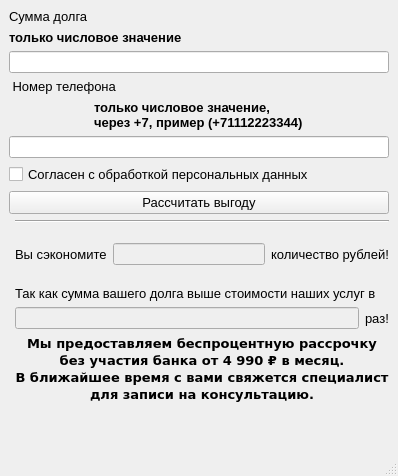
<?xml version="1.0" encoding="UTF-8"?>
<ui version="4.0">
 <class>MainWindow</class>
 <widget class="QMainWindow" name="MainWindow">
  <property name="geometry">
   <rect>
    <x>0</x>
    <y>0</y>
    <width>398</width>
    <height>476</height>
   </rect>
  </property>
  <property name="windowTitle">
   <string>калькулятор, вычисляющий выгоду клиента</string>
  </property>
  <widget class="QWidget" name="centralwidget">
   <layout class="QGridLayout" name="gridLayout">
    <item row="0" column="0" colspan="2">
     <layout class="QVBoxLayout" name="verticalLayout">
      <item>
       <widget class="QLabel" name="label">
        <property name="font">
         <font>
          <pointsize>10</pointsize>
         </font>
        </property>
        <property name="text">
         <string>Сумма долга </string>
        </property>
       </widget>
      </item>
      <item>
       <widget class="QLabel" name="label_3">
        <property name="font">
         <font>
          <pointsize>10</pointsize>
          <weight>75</weight>
          <bold>true</bold>
         </font>
        </property>
        <property name="text">
         <string>только числовое значение</string>
        </property>
       </widget>
      </item>
      <item>
       <layout class="QHBoxLayout" name="horizontalLayout">
        <item>
         <widget class="QLineEdit" name="symmdolg"/>
        </item>
       </layout>
      </item>
      <item>
       <widget class="QLabel" name="label_2">
        <property name="font">
         <font>
          <pointsize>10</pointsize>
         </font>
        </property>
        <property name="text">
         <string> Номер телефона</string>
        </property>
       </widget>
      </item>
      <item alignment="Qt::AlignHCenter">
       <widget class="QLabel" name="label_4">
        <property name="font">
         <font>
          <pointsize>10</pointsize>
          <weight>75</weight>
          <bold>true</bold>
         </font>
        </property>
        <property name="text">
         <string>только числовое значение, 
через +7, пример (+71112223344)</string>
        </property>
       </widget>
      </item>
      <item>
       <layout class="QHBoxLayout" name="horizontalLayout_2">
        <item>
         <widget class="QLineEdit" name="telefon">
          <property name="maxLength">
           <number>12</number>
          </property>
          <property name="clearButtonEnabled">
           <bool>false</bool>
          </property>
         </widget>
        </item>
       </layout>
      </item>
      <item>
       <widget class="QCheckBox" name="checkBox">
        <property name="font">
         <font>
          <pointsize>10</pointsize>
         </font>
        </property>
        <property name="text">
         <string>Согласен с обработкой персональных данных</string>
        </property>
       </widget>
      </item>
      <item>
       <widget class="QPushButton" name="pushButton">
        <property name="font">
         <font>
          <pointsize>10</pointsize>
         </font>
        </property>
        <property name="text">
         <string>Рассчитать выгоду</string>
        </property>
       </widget>
      </item>
     </layout>
    </item>
    <item row="3" column="1">
     <layout class="QHBoxLayout" name="horizontalLayout_3">
      <item>
       <widget class="QLabel" name="label_5">
        <property name="font">
         <font>
          <pointsize>10</pointsize>
         </font>
        </property>
        <property name="text">
         <string>Вы сэкономите</string>
        </property>
       </widget>
      </item>
      <item>
       <widget class="QLineEdit" name="akonomiy">
        <property name="enabled">
         <bool>false</bool>
        </property>
       </widget>
      </item>
      <item>
       <widget class="QLabel" name="label_6">
        <property name="font">
         <font>
          <pointsize>10</pointsize>
         </font>
        </property>
        <property name="text">
         <string>количество рублей!</string>
        </property>
       </widget>
      </item>
     </layout>
    </item>
    <item row="4" column="1">
     <layout class="QVBoxLayout" name="verticalLayout_3">
      <item>
       <layout class="QVBoxLayout" name="verticalLayout_2">
        <item>
         <widget class="QLabel" name="label_7">
          <property name="font">
           <font>
            <pointsize>10</pointsize>
           </font>
          </property>
          <property name="text">
           <string>Так как сумма вашего долга выше стоимости наших услуг в </string>
          </property>
         </widget>
        </item>
        <item>
         <layout class="QHBoxLayout" name="horizontalLayout_4">
          <item>
           <widget class="QLineEdit" name="dolgraz">
            <property name="enabled">
             <bool>false</bool>
            </property>
           </widget>
          </item>
          <item>
           <widget class="QLabel" name="label_8">
            <property name="font">
             <font>
              <pointsize>10</pointsize>
             </font>
            </property>
            <property name="text">
             <string>раз!</string>
            </property>
           </widget>
          </item>
         </layout>
        </item>
       </layout>
      </item>
      <item>
       <widget class="QLabel" name="label_9">
        <property name="font">
         <font>
          <pointsize>10</pointsize>
          <weight>75</weight>
          <bold>true</bold>
         </font>
        </property>
        <property name="text">
         <string>&lt;html&gt;&lt;head/&gt;&lt;body&gt;&lt;p style = 'font-family: MS Shell Dlg 2', align='center'&gt;&lt;pre&gt;Мы предоставляем беспроцентную рассрочку
без участия банка от 4 990 ₽ в месяц.
В ближайшее время с вами свяжется специалист
для записи на консультацию.&lt;/pre&gt;&lt;/p&gt;&lt;p&gt;&lt;br/&gt;&lt;/p&gt;&lt;/body&gt;&lt;/html&gt;</string>
        </property>
       </widget>
      </item>
     </layout>
    </item>
    <item row="2" column="1">
     <widget class="Line" name="line">
      <property name="orientation">
       <enum>Qt::Horizontal</enum>
      </property>
     </widget>
    </item>
   </layout>
  </widget>
  <widget class="QMenuBar" name="menubar">
   <property name="geometry">
    <rect>
     <x>0</x>
     <y>0</y>
     <width>398</width>
     <height>21</height>
    </rect>
   </property>
  </widget>
  <widget class="QStatusBar" name="statusbar"/>
 </widget>
 <resources/>
 <connections/>
</ui>
